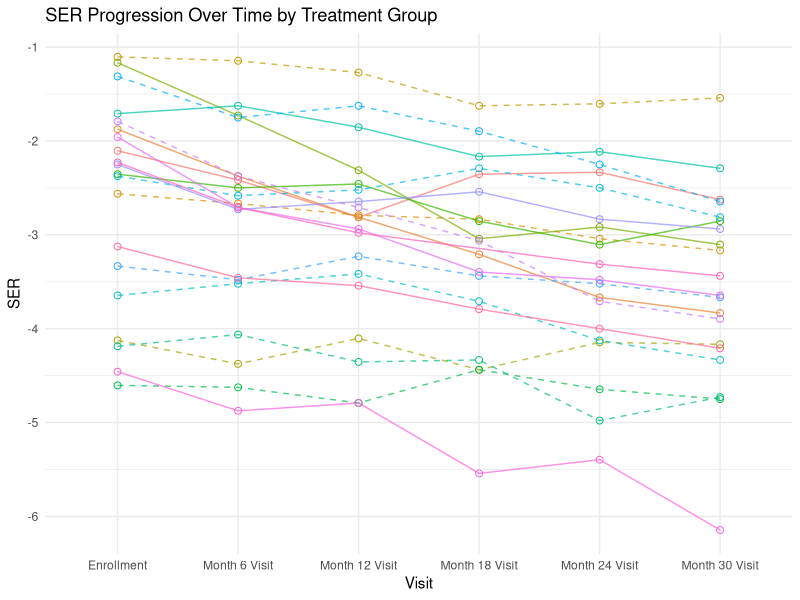
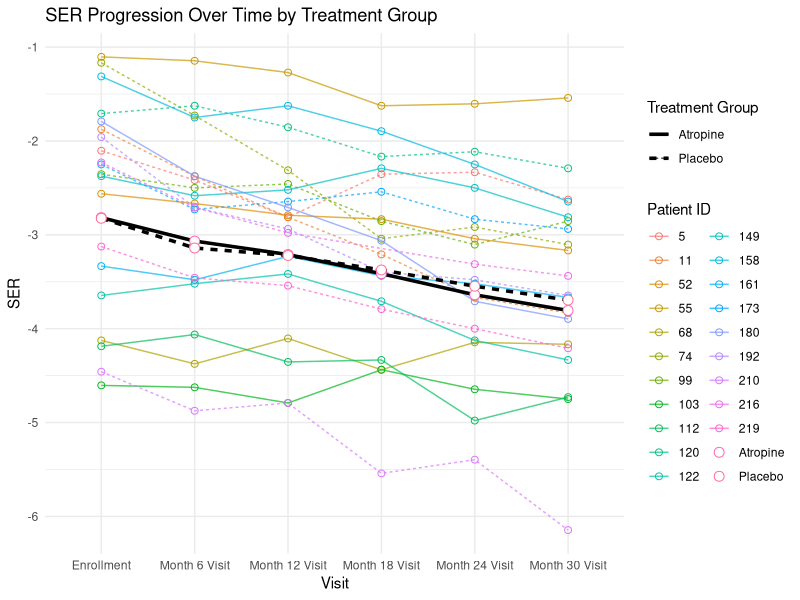

R code for these plots, in order:
library(dplyr)
library(ggplot2)

# Part A. Data Import and merge

# Load VisitData and PtRoster datasets
VisitData <- read.table("Data Tables/MTS1ClinicTesting.txt", 
                        header = TRUE, sep = "|", fill = TRUE, stringsAsFactors = FALSE)
head(VisitData)

PtRoster <- read.table("Data Tables/MTS1PtRoster.txt", 
                       header = TRUE, sep = "|", fill = TRUE, stringsAsFactors = FALSE)
head(PtRoster)

# Load the additional dataset for parental myopia and other demographic information
DemoMedOcuHx <- read.table("Data Tables/MTS1DemoMedOcuHx.txt", 
                           header = TRUE, sep = "|", fill = TRUE, stringsAsFactors = FALSE)
head(DemoMedOcuHx)

#TODO: Handling baseline and run-in randomization 
# VisitData$Visit == 'Run-in FU Randomization'
# VisitData$Visit == 'Enrollment'
# if enrollment 

# Step 1: Calculate SER for each eye
# Left Eye (OS)
VisitData$S_OS <- rowMeans(VisitData[, c("AutoRef1SphOS", "AutoRef2SphOS", "AutoRef3SphOS")], na.rm = TRUE)
VisitData$C_OS <- rowMeans(VisitData[, c("AutoRef1CylOS", "AutoRef2CylOS", "AutoRef3CylOS")], na.rm = TRUE)
VisitData$SER_OS <- VisitData$S_OS + (VisitData$C_OS / 2)

# Right Eye (OD)
VisitData$S_OD <- rowMeans(VisitData[, c("AutoRef1SphOD", "AutoRef2SphOD", "AutoRef3SphOD")], na.rm = TRUE)
VisitData$C_OD <- rowMeans(VisitData[, c("AutoRef1CylOD", "AutoRef2CylOD", "AutoRef3CylOD")], na.rm = TRUE)
VisitData$SER_OD <- VisitData$S_OD + (VisitData$C_OD / 2)

# Step 2: Average SER across both eyes for each visit (i.e., time j)
VisitData$SER <- rowMeans(VisitData[, c("SER_OS", "SER_OD")], na.rm = TRUE)

# Step 3: Merge data with PtRoster and DemoMedOcuHx datasets
# Merging VisitData with PtRoster on Patient ID
MergedData <- merge(VisitData, PtRoster, by = "PtID")

# Merging the result with DemoMedOcuHx on Patient ID
MergedData <- merge(MergedData, DemoMedOcuHx, by = "PtID")

# Step 4: Create necessary variables
# Time (Visit) is already in VisitData as 'Visit'
# Group/Treatment assignment
MergedData$TreatmentGroup <- MergedData$TrtGroup

# Parental myopia status (investigating variables)
MergedData$is_mother_has_myopia <- MergedData$MotherMyop
MergedData$is_father_has_myopia <- MergedData$Father

# Step 5: Filter for patients with more than 5 visits without NA SER
FilteredData <- MergedData %>%
  filter(!is.na(SER)) %>%  # Remove rows where SER is NA
  group_by(PtID) %>%       # Group by PtID
  filter(n() > 5) %>%      # Keep only groups (patients) with more than 5 valid visits
  ungroup()                # Remove grouping to return to a regular data frame

# Get unique PtID for filtered dataset
UniquePtID <- unique(FilteredData$PtID)


# Part 2. Spagetti Plot

# Sample 10 unique patients from each treatment group
SampledPatients_trt <- FilteredData %>%
  filter(TrtGroup == "Atropine") %>%
  distinct(PtID, .keep_all = TRUE) %>%
  slice_sample(n = 10) %>%
  select(PtID)

SampledPatients_ctrl <- FilteredData %>%
  filter(TrtGroup == "Placebo") %>%
  distinct(PtID, .keep_all = TRUE) %>%
  slice_sample(n = 10) %>%
  select(PtID)

SampledPatients <- bind_rows(SampledPatients_trt, SampledPatients_ctrl)

# Filter the original data to include only records for the sampled patients
SampledData <- FilteredData %>%
  filter(PtID %in% SampledPatients$PtID)

# Set line types based on the treatment group
SampledData <- SampledData %>%
  mutate(LineType = ifelse(TrtGroup == "Atropine", "solid", "dashed"))

# Define the order of visits for consistent x-axis ordering
visit_order <- c("Enrollment", "Month 6 Visit", "Month 12 Visit", 
                 "Month 18 Visit", "Month 24 Visit", "Month 30 Visit")

# Convert Visit to a factor with specified order
SampledData <- SampledData %>%
  filter(Visit != "Run-in FU Randomization") %>%
  mutate(Visit = factor(Visit, levels = visit_order))

# Create the spaghetti plot with distinct line types and colors for each patient
ggplot(SampledData, aes(x = Visit, y = SER, group = PtID, color = as.factor(PtID))) +
  geom_line(aes(linetype = LineType), size = 0.5, alpha = 0.7) +  # Line for each patient with line type by group
  geom_point(size = 2, shape = 1) +                                        # Add points at each SER measurement
  labs(title = "SER Progression Over Time by Treatment Group",
       x = "Visit",
       y = "SER",
       color = "Patient ID",
       linetype = 'LineType') +
  scale_x_discrete(drop = FALSE) +                              # Ensure all visits appear on the x-axis
  scale_linetype_manual(values = c("solid", "dashed")) +        
  theme_minimal() +
  theme(legend.position = "none")                               # Optionally hide the legend if there are too many patients



# Calculate and add mean profiles
MeanProfileData <- MergedData %>%
  filter(Visit != "Run-in FU Randomization") %>%
  group_by(Visit, TrtGroup) %>%
  summarize(Mean_SER = mean(SER, na.rm = TRUE), .groups = 'drop')

# Combined plot with individual trajectories and mean profiles
ggplot() +
  # Individual trajectories
  geom_line(data = SampledData, 
            aes(x = Visit, y = SER, group = PtID, color = as.factor(PtID), 
                linetype = TrtGroup),
            size = 0.5, alpha = 0.7) +
  geom_point(data = SampledData,
             aes(x = Visit, y = SER, color = as.factor(PtID)),
             size = 2, shape = 1) +
  # Mean profiles
  geom_line(data = MeanProfileData,
            aes(x = Visit, y = Mean_SER, group = TrtGroup, linetype = TrtGroup),
            size = 1.2) +
  geom_point(data = MeanProfileData,
             aes(x = Visit, y = Mean_SER, color = TrtGroup),
             size = 3, shape = 21, fill = "white") +
  # Labels and theme
  labs(title = "SER Progression Over Time by Treatment Group",
       x = "Visit",
       y = "SER",
       color = "Patient ID",
       linetype = "Treatment Group") +
  scale_x_discrete(drop = FALSE) +
  theme_minimal() +
  theme(legend.position = "right")

### Displaying five patients

# only leave the last observation, which is the 5th visit
SampledData %>%
  select(
    PtID,
    SER,
    Sex,
    TreatmentGroup,
    Race,
    EyeColor,
    AgeAsofEnrollDt,
    is_mother_has_myopia,
    is_father_has_myopia,
    Visit
  ) %>%
  group_by(PtID) %>%
  slice_tail(n = 1) %>%
  ungroup() %>%
  arrange(PtID) %>%
  select(-Visit) %>% # then rename the column , ageasenrolldt as age and Eyecolor as iris_color
  rename(age = AgeAsofEnrollDt, iris_color = EyeColor) %>%
  head(5) %>%
  knitr::kable()


# key summary statistics for demographics

MergedData %>% 
  select(PtID,
         Sex,
         TreatmentGroup,
         Race,
         EyeColor,
         AgeAsofEnrollDt,
         is_mother_has_myopia,
         is_father_has_myopia) %>%
  rename(age = AgeAsofEnrollDt, iris_color = EyeColor) %>%
  group_by(PtID) %>% 
  slice_tail(n = 1) %>%
  ungroup() %>%
  select(-PtID) -> Demographics

Demographics$age %>% summary()
Demographics %>%
  select(-age) %>%
  apply(.,2,table) %>%
  knitr::kable()


#### clean dataset with selected variables

data <- MergedData[,c("PtID","Visit","SER","TrtGroup","MotherMyop","FatherMyop","Sex","Race","EyeColor","AgeAsofEnrollDt")]

mother_gene <- ifelse(data$MotherMyop=="Yes",1,0)
father_gene <- ifelse(data$FatherMyop=="Yes",1,0)
data$genetic <- mother_gene+father_gene

data$Age <- floor(data$AgeAsofEnrollDt)


# save as Rdata

save(data,file="data.Rdata")









